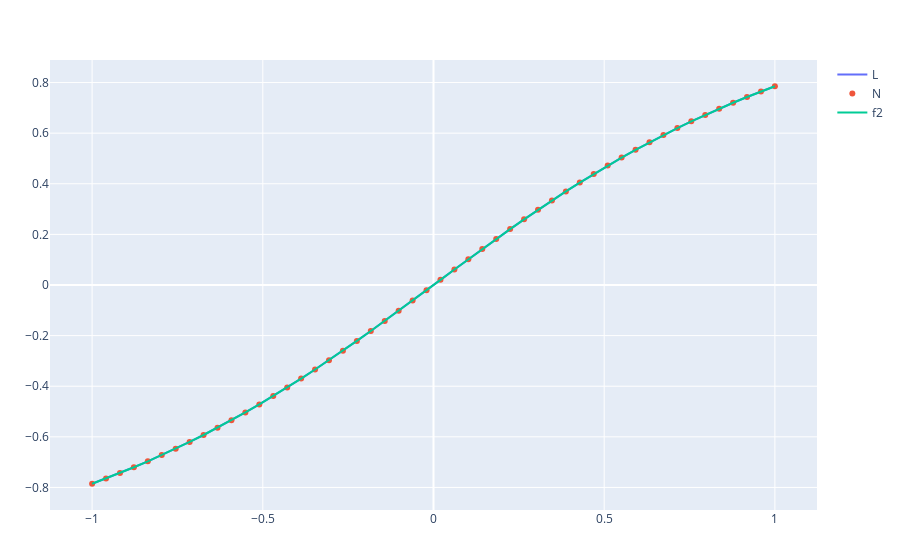

Write notebook code for a chart like this one.
### Code cell
plot_x = range(a, stop=b, length=50)
plot_f2 = map(f2, plot_x)

plot_L = map(L, plot_x)
plot_N = map(N, plot_x)

trace_L = Plotly.scatter(x=plot_x, y=plot_L,
                    mode="lines",
                    name="L")
trace_f2 = Plotly.scatter(x=plot_x, y=plot_f2,
                    mode="lines",
                    name="f2")
trace_N = Plotly.scatter(x=plot_x, y=plot_N,
                    mode="markers",
                    name="N")
                    
plot([trace_L, trace_N, trace_f2])
